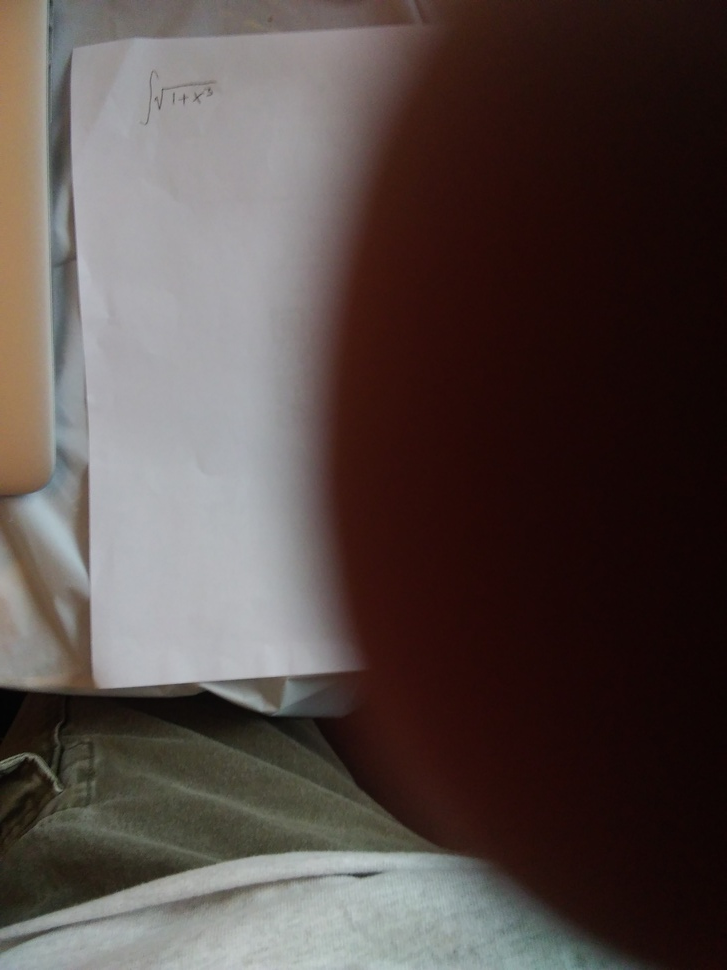
#> input picture test/img.jpg, 727 x 970 px, shrunk from 2448 x 3264 before the run
$ python test.py
#> lines starting #> are read from the running program, lines starting #| are printed output that depends on the picture; after the words box and inside, x2 and y2 are one past the last pixel; in counts of white or black regions, pixels touching at a corner belong together

import numpy as np
import cv2
import matplotlib.pyplot as plt
fn = "img.jpg"
img = cv2.imread(fn)
#> img is the input picture: shape (970, 727, 3); mean B, G, R 70.6, 73.7, 85.4
# [8 lines of commented-out code are left out]
colorGreyScores = ((img[:,:,0]-img[:,:,1])**2+(img[:,:,1]-img[:,:,2])**2+(img[:,:,0]-img[:,:,2])**2) < 10
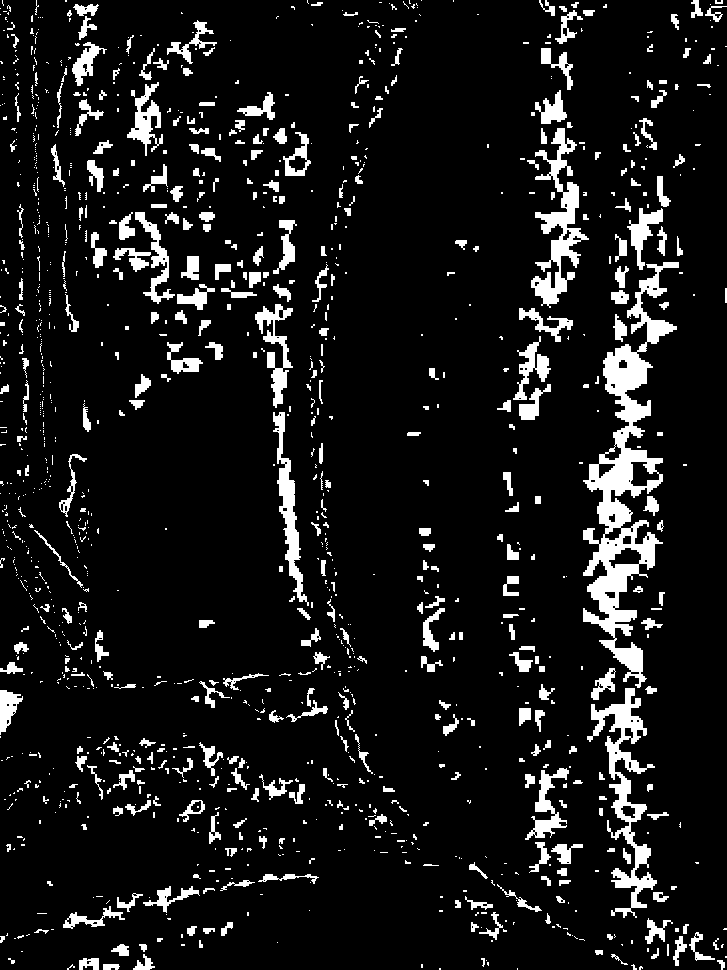
#> colorGreyScores: shape (970, 727) bool; 9.4% white; 1284 white regions (881 under 20 px), largest, box (x1, y1, x2, y2) and area: (583, 262, 679, 688) 11575, (587, 688, 657, 918) 4120, (531, 128, 589, 308) 3420

plt.imshow(img,cmap='gray')
plt.show()
plt.imshow(colorGreyScores,cmap='gray')
plt.show()
